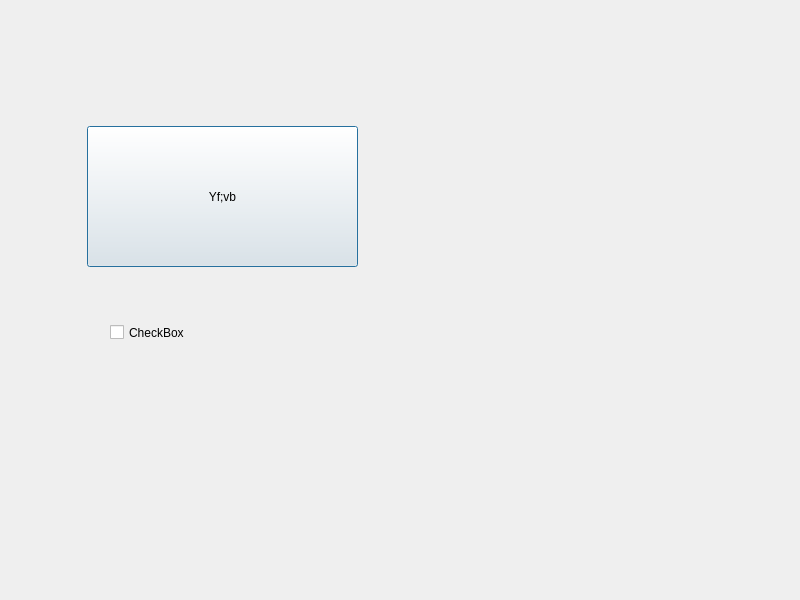
<?xml version="1.0" encoding="UTF-8"?>
<ui version="4.0">
 <class>Dialog</class>
 <widget class="QDialog" name="Dialog">
  <property name="geometry">
   <rect>
    <x>0</x>
    <y>0</y>
    <width>800</width>
    <height>600</height>
   </rect>
  </property>
  <property name="windowTitle">
   <string>Dialog</string>
  </property>
  <widget class="QPushButton" name="pushButton">
   <property name="geometry">
    <rect>
     <x>87</x>
     <y>126</y>
     <width>271</width>
     <height>141</height>
    </rect>
   </property>
   <property name="text">
    <string>Yf;vb</string>
   </property>
  </widget>
  <widget class="QCheckBox" name="checkBox">
   <property name="geometry">
    <rect>
     <x>110</x>
     <y>320</y>
     <width>92</width>
     <height>25</height>
    </rect>
   </property>
   <property name="text">
    <string>CheckBox</string>
   </property>
  </widget>
 </widget>
 <resources/>
 <connections/>
</ui>
